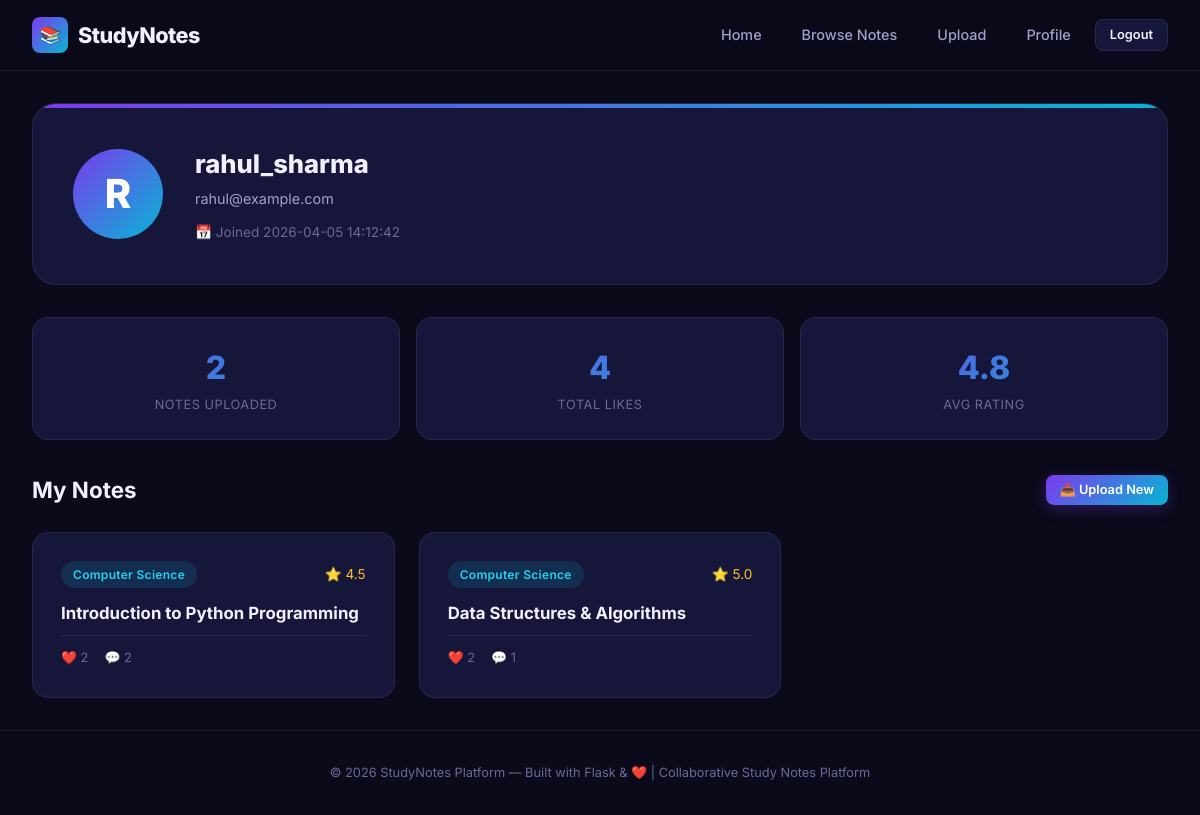
Screenshot of /profile (signed in) with the database file from the repository.
### tables this page shows
CREATE TABLE users (
            id          INTEGER PRIMARY KEY AUTOINCREMENT,
            username    TEXT    NOT NULL UNIQUE,
            email       TEXT    NOT NULL UNIQUE,
            password    TEXT    NOT NULL,
            is_admin    INTEGER DEFAULT 0,
            is_blocked  INTEGER DEFAULT 0,
            created_at  TEXT    DEFAULT (datetime('now'))
        );

CREATE TABLE notes (
            id              INTEGER PRIMARY KEY AUTOINCREMENT,
            title           TEXT NOT NULL,
            subject         TEXT NOT NULL,
            description     TEXT,
            tags            TEXT,
            filename        TEXT NOT NULL,
            original_name   TEXT NOT NULL,
            user_id         INTEGER NOT NULL,
            created_at      TEXT DEFAULT (datetime('now')),
            FOREIGN KEY (user_id) REFERENCES users(id) ON DELETE CASCADE
        );

### app.py (the view)
@app.route("/profile")
@login_required
def profile():
    db = get_db()
    user = db.execute("SELECT * FROM users WHERE id = ?", (session["user_id"],)).fetchone()
    user_notes = db.execute(
        """
        SELECT n.*,
               (SELECT COUNT(*) FROM likes WHERE note_id = n.id) as like_count,
               (SELECT ROUND(AVG(score), 1) FROM ratings WHERE note_id = n.id) as avg_rating,
               (SELECT COUNT(*) FROM comments WHERE note_id = n.id) as comment_count
        FROM notes n
        WHERE n.user_id = ?
        ORDER BY n.created_at DESC
        """,
        (session["user_id"],),
    ).fetchall()
    return render_template("profile.html", user=user, user_notes=user_notes)

### app.py (called while the page is built)
def get_db():
    if "db" not in g:
        g.db = sqlite3.connect(app.config["DATABASE"])
        g.db.row_factory = sqlite3.Row
        g.db.execute("PRAGMA foreign_keys = ON")
    return g.db

def login_required(f):
    @wraps(f)
    def decorated(*args, **kwargs):
        if "user_id" not in session:
            flash("Please log in to access this page.", "warning")
            return redirect(url_for("login"))
        return f(*args, **kwargs)
    return decorated

@app.context_processor
def inject_user():
    user = None
    if "user_id" in session:
        db = get_db()
        user = db.execute("SELECT * FROM users WHERE id = ?", (session["user_id"],)).fetchone()
    return dict(current_user=user)

@app.before_request
def before_first_request():
    if not getattr(app, "_db_initialised", False):
        init_db()
        seed_sample_data()
        app._db_initialised = True

### templates/profile.html (shortened to what this page needs)
{% extends "base.html" %}
{% block content %}
<div class="profile-header">
    <div class="profile-avatar">{{ user.username[0]|upper }}</div>
    <div class="profile-info">
        <h1>{{ user.username }}</h1>
        <div class="profile-email">{{ user.email }}</div>
        <div class="profile-meta">
            <span>📅 Joined {{ user.created_at }}</span>
        </div>
    </div>
</div>
{% set total_likes = user_notes | map(attribute='like_count') | sum %}
<div class="profile-stats">
    <div class="profile-stat-card">
        <div class="stat-num">{{ user_notes|length }}</div>
        <div class="stat-lbl">Notes Uploaded</div>
    </div>
    <div class="profile-stat-card">
        <div class="stat-num">{{ total_likes }}</div>
        <div class="stat-lbl">Total Likes</div>
    </div>
    <div class="profile-stat-card">
        <div class="stat-num">
            {% if user_notes %}
                {% set rated = user_notes | selectattr('avg_rating') | list %}
                {% if rated %}
                    {{ (rated | map(attribute='avg_rating') | sum / rated|length) | round(1) }}
                {% else %}
                    -
                {% endif %}
            {% else %}
                -
            {% endif %}
        </div>
        <div class="stat-lbl">Avg Rating</div>
    </div>
</div>
<div class="my-notes-header">
    <h2>My Notes</h2>
    <a href="{{ url_for('upload') }}" class="btn btn-primary btn-sm">📤 Upload New</a>
</div>
{% if user_notes %}
<div class="grid-3">
    {% for note in user_notes %}
    <a href="{{ url_for('note_detail', note_id=note.id) }}" class="note-card">
        <div style="display:flex;justify-content:space-between;align-items:center;margin-bottom:0.75rem;">
            <span class="tag tag-subject">{{ note.subject }}</span>
            {% if note.avg_rating %}
                <span style="color:#fbbf24;font-size:0.85rem;">⭐ {{ note.avg_rating }}</span>
            {% endif %}
        </div>
        <h3>{{ note.title }}</h3>
        <div class="note-card-meta">
            <span>❤️ {{ note.like_count }}</span>
            <span>💬 {{ note.comment_count }}</span>
        </div>
    </a>
    {% endfor %}
</div>
{% else %}
<div style="text-align:center;padding:3rem;color:var(--text-muted);">
    <div style="font-size:3rem;margin-bottom:1rem;opacity:0.5;">📝</div>
    <p>You haven't uploaded any notes yet.</p>
    <a href="{{ url_for('upload') }}" class="btn btn-primary mt-2">Upload Your First Note</a>
</div>
{% endif %}
{% endblock %}

### rows the page displays
users: username "R", username "rahul_sharma", email "rahul@example.com", created_at "2026-04-05 14:12:42"
notes: subject "Computer Science", avg_rating "4.5", title "Introduction to Python Programming", like_count "2", comment_count "2"
notes: subject "Computer Science", avg_rating "5.0", title "Data Structures & Algorithms", like_count "2", comment_count "1"

### other values shown
{{ user_notes|length }} "2"
{{ total_likes }} "4"
{{ (rated | map(attribute='avg_rating') | sum / rated|length) | round(1) }} "4.8"
